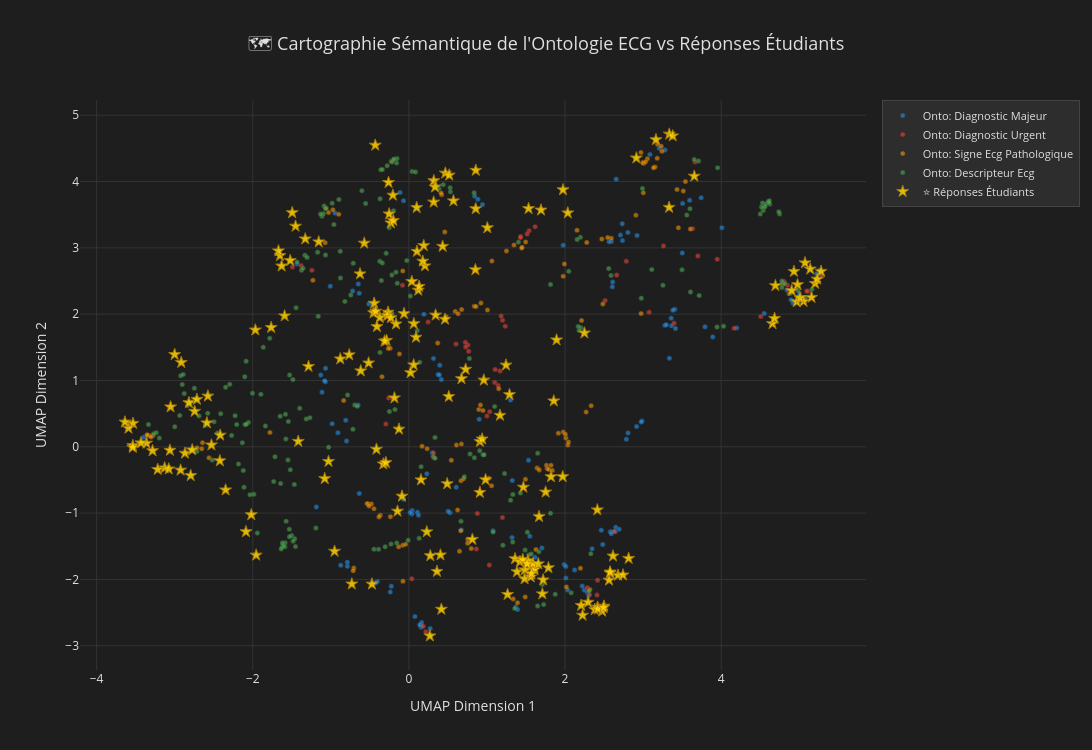

Notebook code for this chart:
### Code cell
# ============================================================
# CELLULE 5 — Cartographie Interactive Plotly
# ============================================================

# ─── Palette de couleurs par catégorie ────────────────────────
COLOR_MAP = {
    'DIAGNOSTIC_MAJEUR':        '#2196F3',  # Bleu
    'DIAGNOSTIC_URGENT':        '#F44336',  # Rouge
    'SIGNE_ECG_PATHOLOGIQUE':   '#FF9800',  # Orange
    'DESCRIPTEUR_ECG':          '#4CAF50',  # Vert
    'RÉPONSE_ÉTUDIANT':         '#FFD700',  # Or (étoiles)
}

# Séparer ontologie et étudiants pour contrôler les marqueurs
df_onto_plot = df_plot[df_plot['type'] == '🔵 Ontologie']
df_etu_plot  = df_plot[df_plot['type'] == '⭐ Étudiant']

fig = go.Figure()

# ─── A) Points Ontologie (petits cercles colorés par catégorie) ─
for cat in ['DIAGNOSTIC_MAJEUR', 'DIAGNOSTIC_URGENT', 'SIGNE_ECG_PATHOLOGIQUE', 'DESCRIPTEUR_ECG']:
    mask = df_onto_plot['categorie'] == cat
    subset = df_onto_plot[mask]
    if len(subset) == 0:
        continue
    fig.add_trace(go.Scatter(
        x=subset['x'],
        y=subset['y'],
        mode='markers',
        marker=dict(
            size=5,
            color=COLOR_MAP[cat],
            opacity=0.6,
            line=dict(width=0.5, color='#333'),
        ),
        name=f"Onto: {cat.replace('_', ' ').title()}",
        text=subset['label'],
        customdata=np.stack([subset['concept_id'], subset['source']], axis=-1),
        hovertemplate=(
            "<b>%{text}</b><br>"
            "ID: %{customdata[0]}<br>"
            "Type: %{customdata[1]}<br>"
            f"Catégorie: {cat}<br>"
            "<extra></extra>"
        ),
    ))

# ─── B) Points Étudiants (grosses étoiles dorées) ─────────────
fig.add_trace(go.Scatter(
    x=df_etu_plot['x'],
    y=df_etu_plot['y'],
    mode='markers',
    marker=dict(
        size=9,
        color=COLOR_MAP['RÉPONSE_ÉTUDIANT'],
        symbol='star',
        opacity=0.85,
        line=dict(width=1, color='#B8860B'),
    ),
    name='⭐ Réponses Étudiants',
    text=df_etu_plot['label'],
    hovertemplate=(
        "<b>%{text}</b><br>"
        "Type: Réponse étudiant<br>"
        "<extra></extra>"
    ),
))

# ─── C) Mise en page (dark theme) ─────────────────────────────
fig.update_layout(
    title=dict(
        text="🗺️ Cartographie Sémantique de l'Ontologie ECG vs Réponses Étudiants",
        font=dict(size=18, color='#e0e0e0'),
        x=0.5,
    ),
    xaxis=dict(
        title=f"{REDUCER_NAME} Dimension 1",
        showgrid=True,
        gridcolor='#333',
        zeroline=False,
    ),
    yaxis=dict(
        title=f"{REDUCER_NAME} Dimension 2",
        showgrid=True,
        gridcolor='#333',
        zeroline=False,
    ),
    plot_bgcolor='#1e1e1e',
    paper_bgcolor='#1e1e1e',
    font=dict(color='#e0e0e0'),
    legend=dict(
        bgcolor='#2d2d2d',
        bordercolor='#444',
        borderwidth=1,
        font=dict(size=11),
    ),
    width=1100,
    height=750,
    hovermode='closest',
)

fig.show()

print(f"\n📊 Carte tracée : {len(df_onto_plot)} points ontologie + {len(df_etu_plot)} termes étudiants")
print(f"   Réducteur : {REDUCER_NAME} (metric=cosine)")
print(f"   💡 Survolez les points pour voir le terme médical exact.")

### Figure 1 — Plotly figure (JSON) as saved in the notebook; plotly's stock layout.template omitted (floating-point values rounded to 4 significant figures; data arrays with more than 128 entries replaced by an {"elided": "..."} marker saying what was removed)
{"data": [{"customdata": {"elided": "128x2 str values"}, "hovertemplate": "<b>%{text}</b><br>ID: %{customdata[0]}<br>Type: %{customdata[1]}<br>Catégorie: DIAGNOSTIC_MAJEUR<br><extra></extra>", "marker": {"color": "#2196F3", "line": {"color": "#333", "width": 0.5}, "opacity": 0.6, "size": 5}, "mode": "markers", "name": "Onto: Diagnostic Majeur", "text": ["Hypothermie", "Faisceau accessoire à conduction antérograde", "Faisceau de Kent", "Onde delta", "Pré-excitation", "Pré-excitation ventriculaire", "Préexcitation ventriculaire $", "Voie accessoire", "WPW", "Wolff-Parkinson-White", "TJ orthodromique utilisant une voie accessoire", "Aspect de Brugada de type 3", "Syndrome du QT long", "Tachycardie jonctionelle par reentrée intranodale slow-slow", "RIN slow-slow", "Microvoltage", "micro voltage", "Sarcoidose", "Doublet ventriculaire", "Génétique", "Fibrillation atriale", "AF", "FA", "QT court", "Tachycardie sur fibre de Mahaim", "Guiraudon-Klein fiber tachycardia", "Tachycardie sur fibre de Guiraudon-Klein", "TJ antidromique utilisant une voie accessoire", "Antidromic AVRT ($ AP)", "TJ antidromique utilisant une VA $", "Tachycardie jonctionnelle par réentrée intra-nodale typique", "RIN typique", "Typical AVNRT", "Typical atrioventricular nodal reentry tachycardia", "Alternance des ondes T", "Syndrome de Brugada", "Digitaliques", "Dysfonction sinusale", "SND", "Hypocalcémie", "Infarctus atrial", "Préexcitation ventriculaire par fibre de Mahaïm", "Guiraudon-Klein fiber ventricular preexcitation", "Préexcitation ventriculaire par fibre de Guiraudon-Klein", "Tachycardie ventriculaire infundibulaire", "TV de Gallavardin", "TV infundibulaire", "Tachycardie ventriculaire de Gallavardin", "Amylose", "Cardiopathie amyloide", "Insuffisance chronotrope", "intoxication digitalique", "Hyponatrémie", "Aspect de Brugada de type 2", "Tachycardie atriale focale", "AT", "TAF", "Tachycardie atriale ectopique", "BAV 2 Mobitz 1", "BAV 2 type 1", "BAV2M1", "Bloc auriculo-ventriculaire du 2ème degré type 1", "Mobitz I", "Rythme idioventriculaire accéléré", "RIVA", "Bloc de branche droit complet", "BBD complet", "BBDc", "cRBBB", "ECG normal", "ECG physiologique", "ECG sans anomalie", "Pas d'anomalie", "Tracé normal", "Tachycardie jonctionelle", "Tachycardie jonctionnelle par réentrée intra-nodale atypique", "Atypical AVNRT", "RIN atypique", "Uncommon AVNRT", "Tachycardie par reentrée électronique", "Hémochromatose", "Hypernatrémie", "Rythme d'échappement jonctionnel", "RIJA", "Rythme jonctionnel", "échappement jonctionnel", "Bloc sino-atrial", "BSA", "Tachycardie jonctionelle utilisant une voie accessoire", "AVRT", "TJ utilisant une voie accessoire", "Paralysie sinusale", "Tachycardie jonctionnelle ectopique", "JET", "Perte de capture ventriculaire", "Hypertrophie ventriculaire droite", "\"Wandering pacemaker\"", "Anévrysme ventriculaire", "Dysplasie arrhythmogène du ventricule droit", "Aspect de Brugada de type 1", "Tachycardie jonctionnelle par réentrée intra-nodale fast-slow", "Fast-slow AVNRT", "RIN fast-slow", "Cardiomyopathie hypertrophique apicale", "Hypertrophie ventriculaire gauche", "HVG", "QT long", "LQT", "BAV de haut grade", "BAV de haut degré", "BAV haut degré", "Hypercalcémie", "BAV 2 pour 1", "BAV 2:1", "Triplet ventriculaire", "Pericardite", "Tachycardie ventriculaire fasciculaire", "TV de Belhassen", "Tachycardie de Coumel", "PJRT", "Syndrome de repolarisation précoce", "Imprégnation digitalique", "Cardiomyopathie hypertrophique", "CMH", "HCM", "Tachycardie jonctionnelle par réentrée intra-nodale", "AVNRT", "RIN"], "type": "scatter", "x": [0.1569, -0.6508, -0.8087, -0.9476, -0.06879, 0.1092, 0.04152, -1.113, 3.502, 3.793, -1.069, 0.4154, 0.1927, 2.58, 2.985, -0.06846, -0.1137, -0.2387, 0.5259, -0.6357, 1.324, 2.805, 2.922, 0.8409, 2.123, 1.989, 2.01, -1.129, 3.365, -1.067, 2.606, 2.807, 3.415, 3.337, -1.432, 0.3958, -0.9827, 1.368, 1.976, 0.1531, 1.302, 0.03793, 0.1235, 0.01603, 2.284, 2.606, 0.2296, 2.246, -1.186, -0.2253, 1.704, -0.7991, 0.1632, 0.3739, 2.033, 2.593, 2.733, 2.011, 4.551, 5.003, 4.842, 0.2993, 4.199, 1.615, 4.009, -3.399, 3.207, 3.28, 3.087, -0.6477, -0.7205, -0.6358, -0.5132, -1.007, 2.346, 2.644, 3.279, 2.786, 3.359, 2.593, 0.07684, 0.2728, 1.321, 2.71, 1.549, 1.078, 1.533, 2.655, 2.465, 3.405, -1.08, 1.392, 2.483, 2.736, 0.6063, -0.7878, 3.892, 0.6725, -0.873, 0.3906, 2.649, 3.299, 2.917, -0.4029, -0.7886, 3.506, 0.9422, 0.883, 5.222, 5.251, 5.271, 0.1385, 4.895, 4.919, 0.5032, 0.9002, 2.303, 2.61, 2.22, 2.564, 0.3148, -0.9096, -0.428, 3.596, 3.743, 2.693, 3.381, 2.976], "y": [-2.721, 0.629, 0.3991, 3.525, -0.7923, -0.988, -0.959, 0.8241, 2.922, 1.809, 0.9817, 1.013, 1.998, -1.282, 0.3885, 3.711, 3.836, -2.19, -0.9958, -0.7054, -0.5077, 3.233, 3.186, 3.78, -1.858, -1.774, -1.803, 1.083, 1.826, 1.184, -1.283, 0.2091, 1.785, 1.335, 2.757, 1.229, 0.3485, -2.414, 3.039, -2.691, 0.705, -1.012, -1.034, -0.9891, -2.197, 2.412, -0.4084, -2.16, -0.9068, -2.103, -1.525, 0.08743, -2.649, 1.091, -2.159, 3.097, 3.362, -1.98, 2.011, 2.308, 2.365, -0.09053, 1.792, -1.667, 3.304, 0.1436, 4.501, 4.477, 4.409, 2.455, 2.348, 2.316, 2.155, 2.421, -1.539, -1.28, 1.831, 0.1127, 1.94, -1.31, -2.559, -2.741, -1.369, 3.193, -1.348, -1.267, -0.2017, 4.036, -1.257, 2.072, 0.9956, -2.455, -1.473, 3.109, -0.6111, -1.803, 1.657, -1.253, -1.786, 1.083, -1.213, 1.84, 0.3063, -2.033, -1.74, 3.67, 3.652, 3.731, 2.609, 2.658, 2.614, -2.684, 2.218, 2.168, -0.9711, 0.4164, -2.246, 2.484, -2.1, 3.094, 1.33, 0.2115, -2.054, 3.716, 3.755, -1.243, 2.06, 0.3753]}, {"customdata": [["EMBOLIE_PULMONAIRE", "canonical"], ["TACHYCARDIE_PAR_RÉENTRÉE_DE_BRANCHE_À_BRANCHE", "canonical"], ["EXTRASYSTOLE_À_COUPLAGE_COURT", "canonical"], ["HYPOKALIÉMIE", "canonical"], ["SYNDROME_CORONARIEN_À_LA_PHASE_AIGUE_AVEC_SUS_DÉCALAGE_DU_SEGMENT_ST", "canonical"], ["SYNDROME_CORONARIEN_À_LA_PHASE_AIGUE_AVEC_SUS_DÉCALAGE_DU_SEGMENT_ST", "synonym"], ["SYNDROME_CORONARIEN_À_LA_PHASE_AIGUE_AVEC_SUS_DÉCALAGE_DU_SEGMENT_ST", "synonym"], ["SYNDROME_CORONARIEN_À_LA_PHASE_AIGUE_AVEC_SUS_DÉCALAGE_DU_SEGMENT_ST", "synonym"], ["SYNDROME_CORONARIEN_À_LA_PHASE_AIGUE_AVEC_SUS_DÉCALAGE_DU_SEGMENT_ST", "synonym"], ["SYNDROME_CORONARIEN_À_LA_PHASE_AIGUE_AVEC_SUS_DÉCALAGE_DU_SEGMENT_ST", "synonym"], ["SYNDROME_CORONARIEN_À_LA_PHASE_AIGUE_AVEC_SUS_DÉCALAGE_DU_SEGMENT_ST", "synonym"], ["ASYSTOLIE", "canonical"], ["ISCHÉMIE_SOUS_ENDOCARDIQUE", "canonical"], ["SYNDROME_CORONARIEN_À_LA_PHASE_AIGUE_SANS_ÉLÉVATION_DU_SEGMENT_ST", "canonical"], ["SYNDROME_CORONARIEN_À_LA_PHASE_AIGUE_SANS_ÉLÉVATION_DU_SEGMENT_ST", "synonym"], ["SYNDROME_CORONARIEN_À_LA_PHASE_AIGUE_SANS_ÉLÉVATION_DU_SEGMENT_ST", "synonym"], ["SYNDROME_CORONARIEN_À_LA_PHASE_AIGUE_SANS_ÉLÉVATION_DU_SEGMENT_ST", "synonym"], ["SYNDROME_CORONARIEN_À_LA_PHASE_AIGUE_SANS_ÉLÉVATION_DU_SEGMENT_ST", "synonym"], ["INFARCTUS_DU_MYOCARDE_À_LA_PHASE_AIGUE", "canonical"], ["INFARCTUS_DU_MYOCARDE_À_LA_PHASE_AIGUE", "synonym"], ["INFARCTUS_DU_MYOCARDE_À_LA_PHASE_AIGUE", "synonym"], ["INFARCTUS_DU_MYOCARDE_À_LA_PHASE_AIGUE", "synonym"], ["INFARCTUS_DU_MYOCARDE_À_LA_PHASE_AIGUE", "synonym"], ["INFARCTUS_DU_MYOCARDE_À_LA_PHASE_AIGUE", "synonym"], ["STIMULATION_DANS_L'ONDE_T", "canonical"], ["TACHYCARDIE_VENTRICULAIRE_BIDIRECTIONNELLE", "canonical"], ["TORSADE_DE_POINTES", "canonical"], ["HYPERKALIÉMIE", "canonical"], ["ISCHÉMIE_SOUS_ÉPICARDIQUE", "canonical"], ["ISCHÉMIE_SOUS_ÉPICARDIQUE", "synonym"], ["ISCHÉMIE_SOUS_ÉPICARDIQUE", "synonym"], ["TACHYCARDIE_VENTRICULAIRE_CICATRICIELLE", "canonical"], ["TACHYCARDIE_VENTRICULAIRE_CICATRICIELLE", "synonym"], ["TACHYCARDIE_VENTRICULAIRE_CICATRICIELLE", "synonym"], ["FIBRILLATION_VENTRICULAIRE", "canonical"], ["FIBRILLATION_VENTRICULAIRE", "synonym"], ["FIBRILLATION_VENTRICULAIRE", "synonym"], ["BAV_2_MOBITZ_2", "canonical"], ["BAV_2_MOBITZ_2", "synonym"], ["BAV_2_MOBITZ_2", "synonym"], ["BAV_2_MOBITZ_2", "synonym"], ["BAV_2_MOBITZ_2", "synonym"], ["BAV_COMPLET", "canonical"], ["BAV_COMPLET", "synonym"], ["BAV_COMPLET", "synonym"], ["BAV_COMPLET", "synonym"], ["BAV_COMPLET", "synonym"], ["BAV_COMPLET", "synonym"], ["BAV_COMPLET", "synonym"], ["TAMPONNADE", "canonical"], ["TACHYCARDIE_VENTRICULAIRE_CATHÉCHOLAMINERGIQUE", "canonical"], ["WOLF_MALIN", "canonical"], ["WOLF_MALIN", "synonym"], ["WOLF_MALIN", "synonym"], ["WOLF_MALIN", "synonym"], ["CARDIOVERSION_ÉLECTRIQUE", "canonical"], ["TACHYCARDIE_VENTRICULAIRE", "canonical"], ["TACHYCARDIE_VENTRICULAIRE", "synonym"], ["TACHYCARDIE_VENTRICULAIRE", "synonym"], ["ALTERNANCE_DES_QRS", "canonical"]], "hovertemplate": "<b>%{text}</b><br>ID: %{customdata[0]}<br>Type: %{customdata[1]}<br>Catégorie: DIAGNOSTIC_URGENT<br><extra></extra>", "marker": {"color": "#F44336", "line": {"color": "#333", "width": 0.5}, "opacity": 0.6, "size": 5}, "mode": "markers", "name": "Onto: Diagnostic Urgent", "text": ["Embolie pulmonaire", "Tachycardie par réentrée de branche à branche", "Extrasystole à couplage court", "Hypokaliémie", "Syndrome coronarien à la phase aigue avec sus-décalage du segment ST", "SCA ST +", "SCA ST+", "SCA-ST +", "STEMI", "Syndrome coronarien avec sus-décalage", "infarctus st+", "Asystolie", "Ischémie sous-endocardique", "Syndrome coronarien à la phase aigue sans élévation du segment ST", "Infarctus à la phase aigue sans élevation du segment ST", "NSTEMI", "SCA sans ST +", "Syndrome coronarien ST -", "Infarctus du myocarde à la phase aigue", "Acute MI", "IDM", "Infarctus du myocarde", "SCA", "Syndrome coronarien aigu", "Stimulation dans l'onde T", "Tachycardie ventriculaire bidirectionnelle", "Torsade de pointes", "Hyperkaliémie", "Ischémie sous-épicardique", "$ T-waves inversion", "Inversion des ondes T $", "Tachycardie ventriculaire cicatricielle", "Scar-related VT", "TV cicatricielle", "Fibrillation ventriculaire", "FV", "VF", "BAV 2 Mobitz 2", "BAV 2 type 2", "BAV2M2", "Bloc auriculo-ventriculaire du 2ème degré type 2", "Mobitz II", "BAV complet", "BAV III", "BAV de troisieme degré", "BAV de type 3", "BAV3", "Bloc auriculo-ventriculaire complet", "Complete AV block", "Tamponnade", "Tachycardie ventriculaire cathécholaminergique", "Wolf malin", "Faisceau accessoire à conduction antérograde maligne", "Periode refractaire antérograde < 250 ms", "Super-wolf", "Cardioversion électrique", "Tachycardie ventriculaire", "TV", "VT", "alternance des QRS"], "type": "scatter", "x": [0.03711, 2.632, 0.8644, 0.1832, 0.7661, 1.431, 1.539, 1.514, 1.2, 0.6034, 1.167, 1.03, 0.9992, 0.756, 1.105, 1.181, 1.429, 0.7234, 1.099, 1.233, 3.666, 1.143, 1.616, 0.7272, -1.491, 2.417, 0.2459, 0.2167, 1.036, -1.243, -1.38, 2.409, 3.077, 2.514, 0.8768, 3.635, 3.261, 4.507, 5.115, 4.868, 0.3152, 4.166, 4.791, 4.805, 5.291, 5.094, 4.849, 0.3221, 3.396, -0.26, 2.285, 3.949, -0.2953, -0.2284, 3.701, 1.198, 2.314, 2.661, 2.785, -0.0828], "y": [-1.991, -1.276, -1.541, -2.706, 1.439, 3.171, 3.257, 3.208, 1.909, 1.549, 1.142, -1.784, 0.4633, 1.533, 1.165, 1.971, 3.155, 1.576, 0.9707, 1.816, 4.296, 0.9252, 3.319, 1.504, 2.712, -2.012, 1.883, -2.788, 0.5297, 2.661, 2.732, -2.237, 2.029, 2.206, -1.004, 3.289, 3.028, 1.965, 2.346, 2.313, -0.09498, 1.789, 2.47, 2.493, 2.568, 2.348, 2.438, -0.1666, 1.864, 0.7345, -2.127, 2.828, 0.3424, 4.306, 2.878, -1.068, -2.227, 2.589, 2.799, 2.436]}, {"customdata": {"elided": "126x2 str values"}, "hovertemplate": "<b>%{text}</b><br>ID: %{customdata[0]}<br>Type: %{customdata[1]}<br>Catégorie: SIGNE_ECG_PATHOLOGIQUE<br><extra></extra>", "marker": {"color": "#FF9800", "line": {"color": "#333", "width": 0.5}, "opacity": 0.6, "size": 5}, "mode": "markers", "name": "Onto: Signe Ecg Pathologique", "text": ["Surdétection atriale", "Tachycardie ventriculaire polymorphe", "Polymorphic VT", "TV polymorphe", "Bloc interatrial", "Bloc inter-auriculaire", "Bloc interauriculaire", "Onde P biphasique en inférieur", "Capture supraventriculaire", "Voie lente", "Extrasystole atriale", "ESA", "PAC", "BBD incomplet", "BBDi", "Bloc de branche droit incomplet", "iRBBB", "Problème de vitesse de défilement", "Bloc de branche gauche complet", "BBGc", "cLBBB", "Arythmie sinusale", "Arythmie sinusale respiratoire", "Bloc de branche gauche", "BBG", "LBBB", "Extrasystole ventriculaire", "ESV", "Extra-systole ventriculaire", "PVC", "Trigéminisme ventriculaire", "Trigéminisme", "Bloc de branche gauche incomplet", "BBGi", "iLBBB", "Perte de capture atriale", "Aberration ventriculaire", "Rythme sinusal", "RS", "sinusal", "Tachycardie atriale", "AT", "Flutter atrial", "TA", "Onde T normales", "Courant de lésion sous-endocardique", "$ ST-segment depression", "ST moins", "ST-", "ST-segment depression", "Sous-décalage du segment ST", "Sous-décalage du segment ST $", "sous décalage", "Pas d'anomalie de le repolarisation", "Courant de lésion sous-épicardique", "$ ST-segment elevation", "ST +", "ST plus", "ST surelevé", "ST+", "ST-segment elevation", "Sus-décalage du segment ST", "Sus-décalage du segment ST $", "sus-décalage", "Inversion d'électrodes", "Hypertrophie atriale gauche", "Syndrome de Lown, Ganong, et Levine", "Effet Chatterjee", "Sous-détection atriale", "Cardiopathie ischémique", "Séquelle d'infarctus", "Hypertrophie atriale droite", "Bigeminisme ventriculaire", "Bigéminisme", "Bigéminisme ventriculaire", "Salve ESA", "Salve d'extrasystoles", "Onde P normale", "QRS normal", "Trigéminisme atriale", "ESA trigéminée", "Bloc fasciculaire postérieur gauche", "HBPG", "Hémibloc postérieur gauche", "LPFB", "Stimulation en fenêtre de sécurité", "Stimulation inappropriée", "Extrasystole atriale bigéminée", "ESA bigéminée", "Réponse ventriculaire lente", "Bloc de branche droit", "BBD", "RBBB", "Bloc intraventriculaire aspécifique", "Elargissement du QRS", "NICD", "QRS enlargement", "Rythme atrial ectopique", "Onde J d'Osborn", "Artefacte", "Bloc fasciculaire antérieur gauche", "HBAG", "Hémibloc antérieur gauche", "LAFB", "Séquelle de nécrose", "Stimulation antitachycardique", "ESA monomorphes multiples", "Flutter droit typique", "Flutter atrial commun", "Flutter atrial dépendant de l'ICT", "Flutter commun", "Flutter droit commun", "Flutter isthmique", "Flutter typique", "Flutter atrial antihoraire", "CCW common flutter", "Flutter atrial anti-horaire", "Flutter commun antihoraire", "Flutter atrial horaire", "CW common flutter", "Flutter commun horaire", "ST normal", "Onde U normale", "Flutter atrial atypique", "Flutter atrial non commun", "TA"], "type": "scatter", "x": [1.059, 2.318, 2.974, 2.485, 0.6092, 0.2333, 0.1688, -1.073, 0.6671, -0.8356, 0.7986, 2.278, 3.452, 3.185, 3.241, -3.321, 3.055, -0.1209, -3.35, 3.153, 3.007, 1.49, 1.392, -3.277, 3.132, 2.994, 0.7543, 1.976, 0.6637, 3.605, -0.3669, -0.5191, -3.354, 3.181, 3.032, 0.7005, 0.6234, 1.491, 2.153, 1.336, 2.017, 2.592, 1.642, 2.546, -1.029, 0.8959, 0.8376, 1.063, 1.496, 0.9229, 0.4768, 0.594, -0.2394, -0.3061, 0.9486, 0.8598, 1.45, 1.347, 1.249, 1.445, 1.006, 0.6753, 0.6308, -0.2633, -1.229, -0.7056, 0.3689, -0.3449, 1.024, -0.07638, 1.15, -0.7136, -0.2368, -0.5355, -0.4474, 1.992, 0.7512, -0.8982, 0.4194, -0.3845, -0.4805, -2.654, 3.434, -2.644, 3.003, -0.07964, -0.04148, 0.6483, -0.511, 2.198, -3.303, 3.233, 2.972, 0.5432, -0.0788, 3.542, 0.4121, 1.628, -1.059, -1.78, -2.561, 3.515, -2.714, 2.907, 0.9166, -0.1316, 2.212, 1.915, 1.762, 1.67, 2.01, 1.977, 0.6727, 2.004, 1.772, 2.335, 1.791, 2.036, 1.837, 2.27, 2.044, 0.4596, -0.9735, 1.493, 1.82, 2.471], "y": [-0.5884, -2.153, 2.009, 2.153, 0.02583, -0.02915, 0.00801, 3.077, -0.5105, 0.6963, -1.535, 3.082, 3.303, 4.563, 4.456, 0.1686, 4.345, 1.401, 0.168, 4.22, 4.274, -2.264, -2.354, 0.1686, 4.208, 4.286, -1.395, 2.571, -1.266, 3.285, -1.032, -0.8627, 0.1826, 4.35, 4.299, -0.4815, -0.9521, -1.8, 3.266, -2.294, -2.113, 3.144, -0.321, 3.155, 3.533, 0.5631, 2.121, 2.802, 3.088, 2.167, 1.96, 2.041, 1.487, 2.022, 0.5473, 2.117, 3.008, 3.043, 2.954, 2.997, 2.063, 2.07, 2.008, 1.484, 2.51, -1.828, 1.564, 1.057, -0.4752, -2.027, 0.8764, -1.87, -1.054, -0.8558, -0.9353, 2.757, -1.453, 3.505, 3.802, -1.057, -0.8631, -0.03104, 3.882, 0.06256, 3.83, -1.486, -1.47, -1.575, -0.8937, -1.831, 0.1466, 4.533, 4.439, -0.2032, 2.652, 3.999, 3.828, -1.549, 3.601, 0.2173, -0.1671, 3.857, -0.01595, 3.493, 0.6292, -1.508, 1.905, 0.2052, -0.279, -0.3492, 0.133, 0.2219, 0.04094, 0.1885, -0.3288, 0.6198, -0.3409, 0.02777, -0.3557, 0.5246, 0.07332, 3.241, 3.574, -0.4909, -0.2797, 3.132]}, {"customdata": {"elided": "223x2 str values"}, "hovertemplate": "<b>%{text}</b><br>ID: %{customdata[0]}<br>Type: %{customdata[1]}<br>Catégorie: DESCRIPTEUR_ECG<br><extra></extra>", "marker": {"color": "#4CAF50", "line": {"color": "#333", "width": 0.5}, "opacity": 0.6, "size": 5}, "mode": "markers", "name": "Onto: Descripteur Ecg", "text": {"elided": "223 str values"}, "type": "scatter", "x": {"elided": "223 float values"}, "y": {"elided": "223 float values"}}, {"hovertemplate": "<b>%{text}</b><br>Type: Réponse étudiant<br><extra></extra>", "marker": {"color": "#FFD700", "line": {"color": "#B8860B", "width": 1}, "opacity": 0.85, "size": 9, "symbol": "star"}, "mode": "markers", "name": "⭐ Réponses Étudiants", "text": {"elided": "195 str values"}, "type": "scatter", "x": {"elided": "195 float values"}, "y": {"elided": "195 float values"}}], "layout": {"font": {"color": "#e0e0e0"}, "height": 750, "hovermode": "closest", "legend": {"bgcolor": "#2d2d2d", "bordercolor": "#444", "borderwidth": 1, "font": {"size": 11}}, "paper_bgcolor": "#1e1e1e", "plot_bgcolor": "#1e1e1e", "title": {"font": {"color": "#e0e0e0", "size": 18}, "text": "🗺️ Cartographie Sémantique de l'Ontologie ECG vs Réponses Étudiants", "x": 0.5}, "width": 1100, "xaxis": {"gridcolor": "#333", "showgrid": true, "title": {"text": "UMAP Dimension 1"}, "zeroline": false}, "yaxis": {"gridcolor": "#333", "showgrid": true, "title": {"text": "UMAP Dimension 2"}, "zeroline": false}}}
